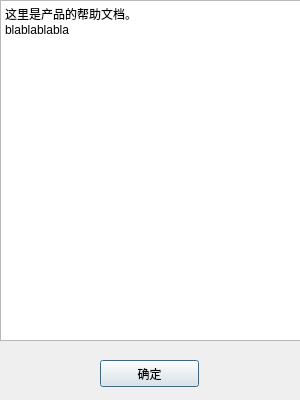
<?xml version="1.0" encoding="UTF-8"?>
<ui version="4.0">
 <class>Help</class>
 <widget class="QDialog" name="Help">
  <property name="geometry">
   <rect>
    <x>0</x>
    <y>0</y>
    <width>300</width>
    <height>400</height>
   </rect>
  </property>
  <property name="minimumSize">
   <size>
    <width>300</width>
    <height>400</height>
   </size>
  </property>
  <property name="maximumSize">
   <size>
    <width>300</width>
    <height>400</height>
   </size>
  </property>
  <property name="windowTitle">
   <string>帮助</string>
  </property>
  <widget class="QPlainTextEdit" name="plainTextEdit">
   <property name="geometry">
    <rect>
     <x>0</x>
     <y>0</y>
     <width>301</width>
     <height>341</height>
    </rect>
   </property>
   <property name="plainText">
    <string>这里是产品的帮助文档。
blablablabla</string>
   </property>
   <property name="textInteractionFlags">
    <set>Qt::TextSelectableByKeyboard|Qt::TextSelectableByMouse</set>
   </property>
  </widget>
  <widget class="QPushButton" name="pushButton">
   <property name="geometry">
    <rect>
     <x>100</x>
     <y>360</y>
     <width>99</width>
     <height>27</height>
    </rect>
   </property>
   <property name="text">
    <string>确定</string>
   </property>
  </widget>
 </widget>
 <resources/>
 <connections>
  <connection>
   <sender>pushButton</sender>
   <signal>clicked()</signal>
   <receiver>Help</receiver>
   <slot>close()</slot>
   <hints>
    <hint type="sourcelabel">
     <x>134</x>
     <y>370</y>
    </hint>
    <hint type="destinationlabel">
     <x>228</x>
     <y>367</y>
    </hint>
   </hints>
  </connection>
 </connections>
</ui>
